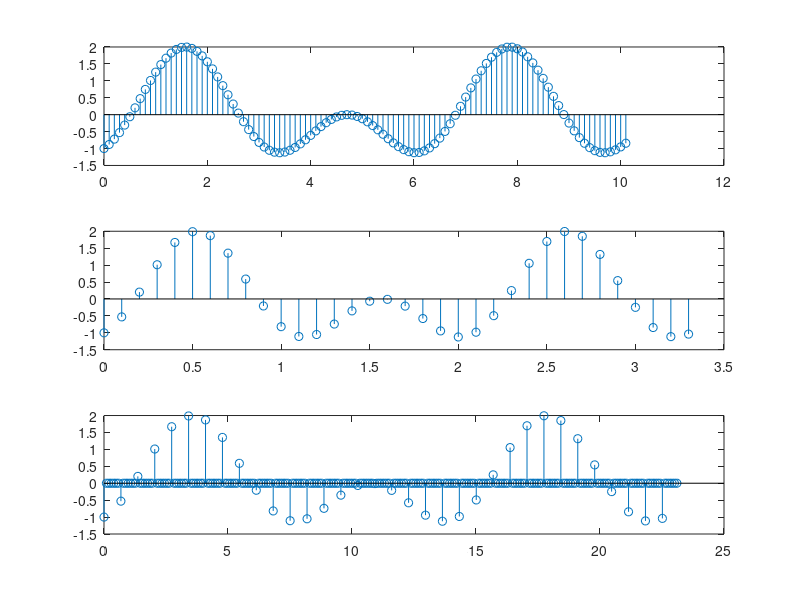

MATLAB code for this plot:
t = 0:0.1:10.1;
y = sin(t) - cos(2*t);
%undersampling
t_under = t(1:3:end)/3;
under = y(1:3:end);
%uppersampling
w = length(t_under)
t_upper = linspace(t_under(1),t_under(end),w*7)*7;

upper = zeros(1,w*7);
upper(1:7:end) = under;

stem(t,y);
hold on
stem(t_upper,upper,'r-')

subplot(3,1,1)
stem(t,y);
subplot(3,1,2)
stem(t_under,under);
subplot(3,1,3)
stem(t_upper,upper);